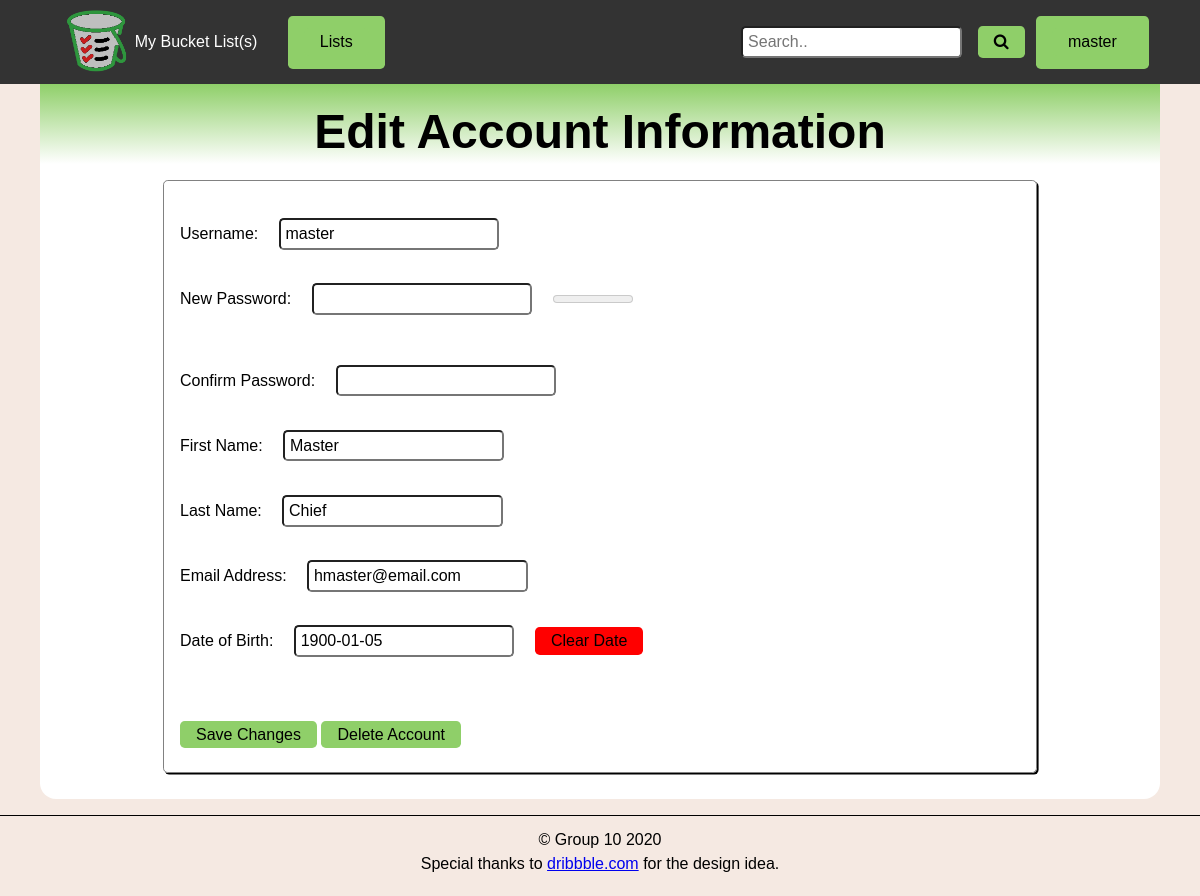
Screenshot of /accounts.php (signed in) with the database file from the repository.
### tables this page shows
CREATE TABLE `g10_users` (
  `id` int(11) NOT NULL,
  `username` varchar(32) NOT NULL,
  `pass` varchar(128) NOT NULL,
  `first` varchar(64) NOT NULL,
  `last` varchar(64) NOT NULL,
  `email` varchar(128) NOT NULL,
  `dob` date DEFAULT NULL
);

### accounts.php (the view, shortened to what this page needs)
<?php
    $pdo = connectDB();
    if(isset($_SESSION['user'])){
      $user = $_SESSION['user'];
      $query = "SELECT * FROM g10_users WHERE username = ?";
      $stmt = $pdo->prepare($query);
      $stmt->execute([$user]);
      $results = $stmt->fetch();
    }
?>
<!DOCTYPE HTML>
<html lang="en">
<head>
  <?php
    include "includes/meta.php"
  ?>
</head>
<body>
  <header>
    <?php include 'includes/nav.php' ?>
  </header>
  <main>
    <header>
      <?php if(isset($_SESSION['user'])): ?>
      <h1>Edit Account Information</h1>
      <?php else: ?>
      <h1>Register</h1>
      <?php endif ?>
    </header>
    <form id="register-form" action="<?= $_SERVER['PHP_SELF'] ?>" method="post">
      <div>
        <label for="username">Username:</label>
        <input id="username" name="username" type="text"
        <?php if(isset($_SESSION['user'])): ?>
          value="<?= $results['username'] ?>" readonly>
        <?php else: ?>
          placeholder="Thrillseeker99" required>
        <?php endif ?>
      </div>
      <?php if(isset($_SESSION['user'])): ?>
        <div>
          <label for="new_password">New Password:</label>
          <input name="new_password" type="password" id="new_password" minlength="8">
          <meter max="4" id="newpassword-strength"></meter>
          <p id="newpassword-strength-text"></p>
        </div>
        <div>
          <label for="password_confirm">Confirm Password:</label>
          <input name="password_confirm" type="password" id="password_confirm" minlength="8">
        </div>
      <?php endif ?>
      <div>
        <label for="firstname">First Name:</label>
        <input id="firstname" name="firstname" type="text" <?php if(isset($_SESSION['user'])): ?>
          value="<?= $results['first'] ?>" required>
        <?php else: ?>
          placeholder="Mary" required>
        <?php endif ?>
      </div>
      <div>
        <label for="lastname">Last Name:</label>
        <input id="lastname" name="lastname" type="text"
        <?php if(isset($_SESSION['user'])): ?>
          value="<?= $results['last'] ?>" required>
        <?php else: ?>
          placeholder="Sue" required>
        <?php endif ?>
      </div>
      <div>
        <label for="email">Email Address:</label>
        <input id="email" name="email" type="text"
        <?php if(isset($_SESSION['user'])): ?>
          value="<?= $results['email'] ?>" required>
        <?php else: ?>
          placeholder="mary.sue@gmail.com" required>
        <?php endif ?>
      </div>
      <div>
        <label for="birthdate">Date of Birth:</label>
        <input data-dd-theme="bucket" class="datedropper-init" data-dd-format="Y-m-d" type="text" id="birthdate" name="birthdate"
        <?php if(isset($_SESSION['user'])): ?>
          value="<?= $results['dob'] ?>">
          <button <?php if($results['dob'] != ""): ?>
            class="delete"
          <?php else: ?>
            class="delete hidden"
          <?php endif; ?>
          type="button" name="ClearDate">Clear Date</button>
        <?php else: ?>
          >
        <?php endif ?>
      </div>
      <?php if(isset($_SESSION['user'])): ?>
        <div class="errors">
        </div>
        <div class="updated">
        </div>
        <button id="update" name="update"> Save Changes</button>
        <button type="button" name="deleteAccount"> Delete Account</button>
      <?php endif ?>
    </form>
  </main>
  <?php include 'includes/footer.php' ?>
</body>
</html>

### css/default.css (style rules this page uses)
:root { --link-color: #8fcf69; --linkhover-color: #818181; --text-color: #000; }
body { background-color: #F5E9E2; color: var(--text-color); font-family: Verdana, Helvetica, sans-serif; font-size: 1em; margin: auto; }
main { background-color: #FFF; border-bottom-right-radius: 1rem; border-bottom-left-radius: 1rem; max-width: 70rem; font-size: 1em; padding: 0 0 0.6em 0; margin: auto; }
header { text-align: center; background: linear-gradient(var(--link-color), transparent); }
main header { align-items: flex-end; display: flex; flex-direction: row; justify-content: space-evenly; padding: 1em 0 0 0; }
p,h1,h2,h3,h4,h5 { padding: 0.5rem; }
h1 { font-size: 3em; font-weight: bold; }
form { border: 0.1em solid #818181; border-radius: 0.3em; box-shadow: 0.1em 0.1em #000; margin: 1em auto; padding: 1em; width: 75%; }
button, nav a, .dropdown, #login a { padding: 0.3rem 1rem; color: var(--text-color); margin: 0.5rem auto; background-color: var(--link-color); font-size: 1rem; border: none; cursor: pointer; border-radius: 0.3rem; }
input { padding: 0.3rem; border-radius: 0.3rem; font-size: 1rem; margin: 0.5rem 1rem; }
form div { margin: 0.5em auto; padding: 0.3em 0; }
.delete { background-color: red; }

### rows the page displays
g10_users: username "master", firstname "Master", lastname "Chief", email "hmaster@email.com", birthdate "1900-01-05"

### other values shown
$_SESSION['user'] "master"
